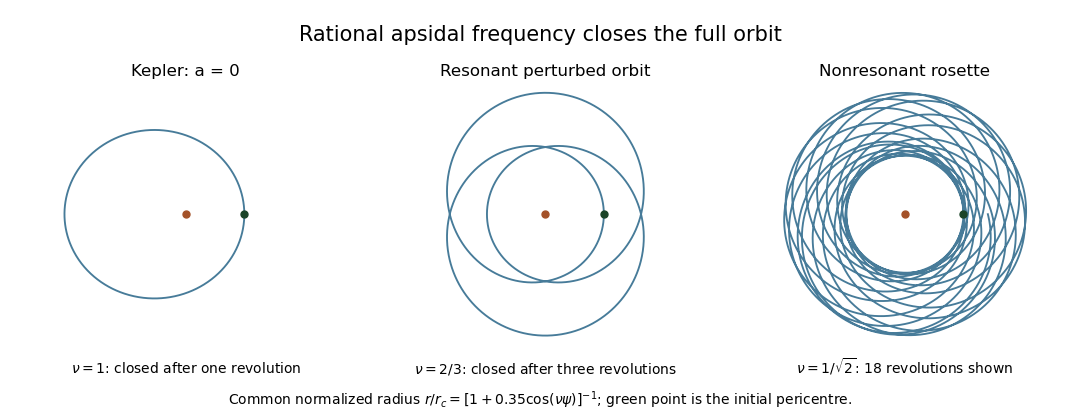

Reproduce this figure in Python.
"""Closed and nonclosed inverse-cube-perturbed orbits.
Python 3.14.4, NumPy 2.3.5, Matplotlib 3.10.7. Output basename to caller CWD;
respect the caller's MPLCONFIGDIR. All curves are original analytic solutions.
"""
from pathlib import Path
import numpy as np
import matplotlib.pyplot as plt


def main():
    fig, axes = plt.subplots(1, 3, figsize=(10.8, 4.2), dpi=100, facecolor="white")
    fig.subplots_adjust(left=.04, right=.97, top=.80, bottom=.18, wspace=.26)
    cases = [(1, 1, "Kepler: a = 0", r"$\nu=1$: closed after one revolution"),
             (2/3, 3, "Resonant perturbed orbit", r"$\nu=2/3$: closed after three revolutions"),
             (1/np.sqrt(2), 18, "Nonresonant rosette", r"$\nu=1/\sqrt{2}$: 18 revolutions shown")]
    eccentricity = .35
    for ax, (nu, turns, title, caption) in zip(axes, cases):
        angle = np.linspace(0, turns*2*np.pi, turns*800+1)
        radius = 1/(1+eccentricity*np.cos(nu*angle))
        ax.plot(radius*np.cos(angle), radius*np.sin(angle), color="#2d698b", lw=1.35, alpha=.88)
        ax.plot(0, 0, "o", ms=5, color="#a45229")
        ax.plot(radius[0], 0, "o", ms=5, color="#1b4428")
        ax.set_aspect("equal")
        ax.set(xlim=(-1.65,1.65), ylim=(-1.65,1.65), title=title)
        ax.set_xticks([]); ax.set_yticks([])
        ax.spines[:].set_visible(False)
        ax.text(.5, -.11, caption, transform=ax.transAxes, ha="center", fontsize=10)
    fig.suptitle("Rational apsidal frequency closes the full orbit", fontsize=15, y=.94)
    fig.text(.5, .035, r"Common normalized radius $r/r_c=[1+0.35\cos(\nu\psi)]^{-1}$; green point is the initial pericentre.", ha="center", fontsize=10)
    fig.savefig(Path.cwd()/"paper-72-resonant-orbits.png", facecolor="white", transparent=False)
    plt.close(fig)


if __name__ == "__main__":
    main()
